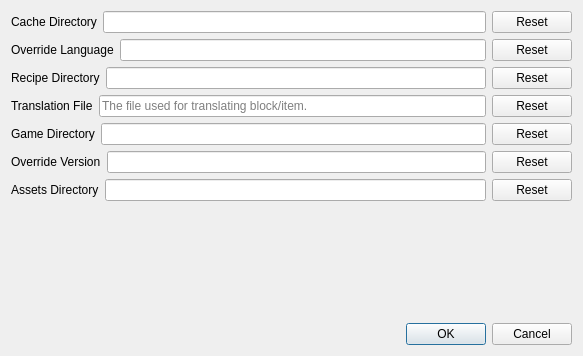
<?xml version="1.0" encoding="UTF-8"?>
<ui version="4.0">
    <class>ConfigUI</class>
    <widget class="QDialog" name="ConfigUI">
        <property name="geometry">
            <rect>
                <x>0</x>
                <y>0</y>
                <width>583</width>
                <height>356</height>
            </rect>
        </property>
        <property name="windowTitle">
            <string>Config settings</string>
        </property>
        <property name="autoFillBackground">
            <bool>false</bool>
        </property>
        <layout class="QVBoxLayout" name="verticalLayout_7">
            <item>
                <layout class="QVBoxLayout" name="verticalLayout_6">
                    <item>
                        <layout class="QVBoxLayout" name="verticalLayout_2">
                            <item>
                                <layout class="QHBoxLayout" name="horizontalLayout_5">
                                    <item>
                                        <widget class="QLabel" name="label_5">
                                            <property name="text">
                                                <string>Cache Directory</string>
                                            </property>
                                        </widget>
                                    </item>
                                    <item>
                                        <widget class="QLineEdit" name="lineEdit_5"/>
                                    </item>
                                    <item>
                                        <widget class="QPushButton" name="resetButton5">
                                            <property name="text">
                                                <string>Reset</string>
                                            </property>
                                        </widget>
                                    </item>
                                </layout>
                            </item>
                            <item>
                                <layout class="QHBoxLayout" name="horizontalLayout">
                                    <item>
                                        <widget class="QLabel" name="label">
                                            <property name="text">
                                                <string>Override Language</string>
                                            </property>
                                        </widget>
                                    </item>
                                    <item>
                                        <widget class="QLineEdit" name="lineEdit"/>
                                    </item>
                                    <item>
                                        <widget class="QPushButton" name="resetButton1">
                                            <property name="text">
                                                <string>Reset</string>
                                            </property>
                                        </widget>
                                    </item>
                                </layout>
                            </item>
                            <item>
                                <layout class="QHBoxLayout" name="horizontalLayout_2">
                                    <item>
                                        <widget class="QLabel" name="label_2">
                                            <property name="text">
                                                <string>Recipe Directory</string>
                                            </property>
                                        </widget>
                                    </item>
                                    <item>
                                        <widget class="QLineEdit" name="lineEdit_2"/>
                                    </item>
                                    <item>
                                        <widget class="QPushButton" name="resetButton2">
                                            <property name="text">
                                                <string>Reset</string>
                                            </property>
                                        </widget>
                                    </item>
                                </layout>
                            </item>
                            <item>
                                <layout class="QHBoxLayout" name="horizontalLayout_3">
                                    <item>
                                        <widget class="QLabel" name="label_3">
                                            <property name="text">
                                                <string>Translation File</string>
                                            </property>
                                        </widget>
                                    </item>
                                    <item>
                                        <widget class="QLineEdit" name="lineEdit_3">
                                            <property name="inputMask">
                                                <string/>
                                            </property>
                                            <property name="placeholderText">
                                                <string>The file used for translating block/item.</string>
                                            </property>
                                        </widget>
                                    </item>
                                    <item>
                                        <widget class="QPushButton" name="resetButton3">
                                            <property name="text">
                                                <string>Reset</string>
                                            </property>
                                        </widget>
                                    </item>
                                </layout>
                            </item>
                            <item>
                                <layout class="QHBoxLayout" name="horizontalLayout_4">
                                    <item>
                                        <widget class="QLabel" name="label_4">
                                            <property name="text">
                                                <string>Game Directory</string>
                                            </property>
                                        </widget>
                                    </item>
                                    <item>
                                        <widget class="QLineEdit" name="lineEdit_4"/>
                                    </item>
                                    <item>
                                        <widget class="QPushButton" name="resetButton4">
                                            <property name="text">
                                                <string>Reset</string>
                                            </property>
                                        </widget>
                                    </item>
                                </layout>
                            </item>
                            <item>
                                <layout class="QHBoxLayout" name="horizontalLayout_6">
                                    <item>
                                        <widget class="QLabel" name="label_6">
                                            <property name="text">
                                                <string>Override Version</string>
                                            </property>
                                        </widget>
                                    </item>
                                    <item>
                                        <widget class="QLineEdit" name="lineEdit_6"/>
                                    </item>
                                    <item>
                                        <widget class="QPushButton" name="resetButton6">
                                            <property name="text">
                                                <string>Reset</string>
                                            </property>
                                        </widget>
                                    </item>
                                </layout>
                            </item>
                            <item>
                                <layout class="QHBoxLayout" name="horizontalLayout_11">
                                    <item>
                                        <widget class="QLabel" name="label_11">
                                            <property name="text">
                                                <string>Assets Directory</string>
                                            </property>
                                        </widget>
                                    </item>
                                    <item>
                                        <widget class="QLineEdit" name="lineEdit_8"/>
                                    </item>
                                    <item>
                                        <widget class="QPushButton" name="resetButton8">
                                            <property name="text">
                                                <string>Reset</string>
                                            </property>
                                        </widget>
                                    </item>
                                </layout>
                            </item>
                        </layout>
                    </item>
                    <item>
                        <spacer name="verticalSpacer">
                            <property name="orientation">
                                <enum>Qt::Orientation::Vertical</enum>
                            </property>
                            <property name="sizeHint" stdset="0">
                                <size>
                                    <width>20</width>
                                    <height>40</height>
                                </size>
                            </property>
                        </spacer>
                    </item>
                    <item>
                        <widget class="QDialogButtonBox" name="buttonBox">
                            <property name="orientation">
                                <enum>Qt::Orientation::Horizontal</enum>
                            </property>
                            <property name="standardButtons">
                                <set>QDialogButtonBox::StandardButton::Cancel|QDialogButtonBox::StandardButton::Ok</set>
                            </property>
                        </widget>
                    </item>
                </layout>
            </item>
        </layout>
    </widget>
    <resources/>
    <connections>
        <connection>
            <sender>buttonBox</sender>
            <signal>accepted()</signal>
            <receiver>ConfigUI</receiver>
            <slot>accept()</slot>
            <hints>
                <hint type="sourcelabel">
                    <x>239</x>
                    <y>205</y>
                </hint>
                <hint type="destinationlabel">
                    <x>157</x>
                    <y>274</y>
                </hint>
            </hints>
        </connection>
        <connection>
            <sender>buttonBox</sender>
            <signal>rejected()</signal>
            <receiver>ConfigUI</receiver>
            <slot>reject()</slot>
            <hints>
                <hint type="sourcelabel">
                    <x>313</x>
                    <y>193</y>
                </hint>
                <hint type="destinationlabel">
                    <x>286</x>
                    <y>274</y>
                </hint>
            </hints>
        </connection>
    </connections>
</ui>
